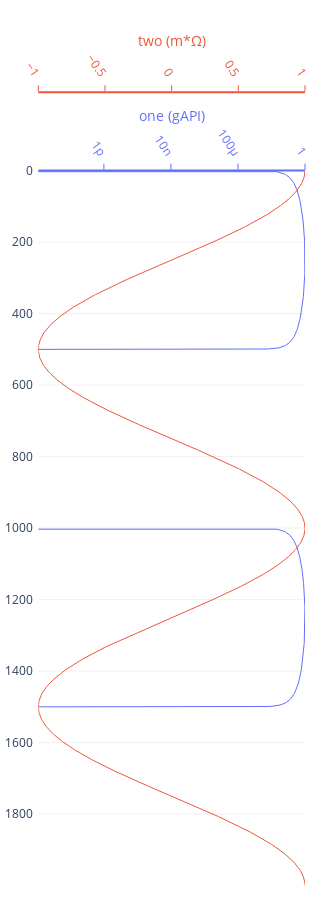

This figure's notebook cell:
### Code cell
my_theme = pozo.themes.cangrejo.deepcopy()

my_theme["one"] = dict(scale="log") # Nonsense but to demonstrate scales

graph1.set_theme(my_theme)

graph1.render().show(renderer="plotly_mimetype")

### Figure 1 — Plotly figure (JSON) as saved in the notebook; plotly's stock layout.template omitted (floating-point values rounded to 4 significant figures; data arrays with more than 128 entries replaced by an {"elided": "..."} marker saying what was removed)
{"data": [{"fillcolor": "blue", "hovertemplate": "Depth: %{y}, Value: %{x}", "line": {"color": "#636efa", "width": 1}, "mode": "lines", "name": "one", "showlegend": false, "type": "scatter", "uid": "53dc420e-a5a3-4685-a253-e5ad9a5c0c4f", "x": {"elided": "2000 float values"}, "xaxis": "x", "y": {"elided": "2000 int values"}, "yaxis": "y"}, {"fillcolor": "blue", "hovertemplate": "Depth: %{y}, Value: %{x}", "line": {"color": "#ef553b", "width": 1}, "mode": "lines", "name": "two", "showlegend": false, "type": "scatter", "uid": "e68b93a4-bcf8-4861-9f00-bd8580b727c1", "x": {"elided": "2000 float values"}, "xaxis": "x2", "y": {"elided": "2000 int values"}, "yaxis": "y"}], "layout": {"height": 900, "legend": {"x": 1.02, "xanchor": "left", "y": 1, "yanchor": "top"}, "margin": {"b": 5, "l": 15, "r": 15, "t": 5}, "paper_bgcolor": "#FFFFFF", "plot_bgcolor": "#FFFFFF", "showlegend": true, "width": 204, "xaxis": {"autorange": true, "domain": [0.01961, 1], "gridcolor": "#f0f0f0", "linecolor": "#636efa", "linewidth": 2, "nticks": 0, "position": 0.8222, "range": [-15.91, 0], "showgrid": false, "showline": true, "side": "top", "tickangle": 55, "tickcolor": "#636efa", "tickfont": {"color": "#636efa"}, "ticklen": 6, "tickmode": "auto", "ticks": "outside", "tickwidth": 1, "title": {"font": {"color": "#636efa"}, "standoff": 0, "text": "one (gAPI)"}, "type": "log", "zeroline": false}, "xaxis2": {"anchor": "free", "autorange": true, "domain": [0.01961, 1], "gridcolor": "#f0f0f0", "linecolor": "#ef553b", "linewidth": 2, "nticks": 0, "overlaying": "x", "position": 0.9111, "range": [-1, 1], "showgrid": false, "showline": true, "side": "top", "tickangle": 55, "tickcolor": "#ef553b", "tickfont": {"color": "#ef553b"}, "ticklen": 6, "tickmode": "auto", "ticks": "outside", "tickwidth": 1, "title": {"font": {"color": "#ef553b"}, "standoff": 0, "text": "two (m*Ω)"}, "type": "linear", "zeroline": false}, "yaxis": {"domain": [0.01111, 0.8222], "gridcolor": "#f0f0f0", "maxallowed": 1999, "minallowed": 0, "position": 0, "range": [1999, 0], "showgrid": true, "showline": false, "type": "linear", "visible": true, "zeroline": false}}}
